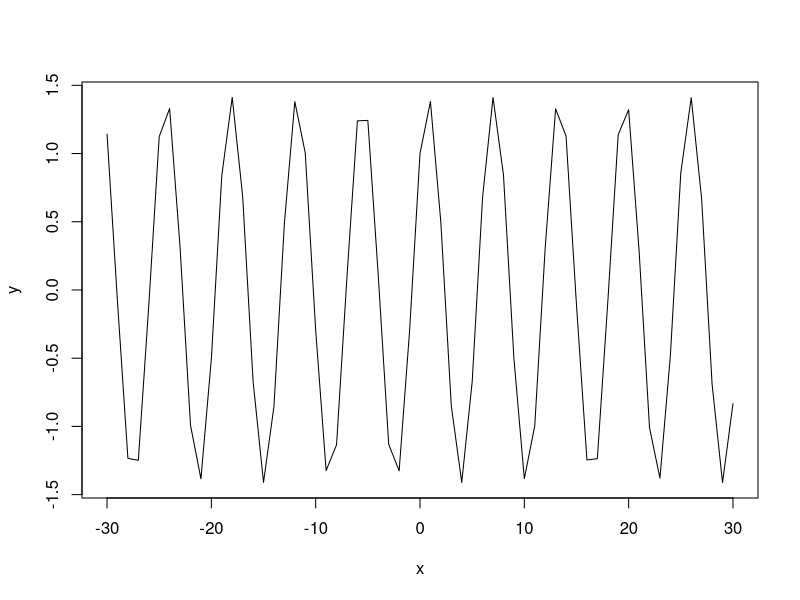

The R source for this figure:
## ---- chunk 1
x <- -30:30
y <- sin (x) + cos(x)
plot(x, y, type='l')
